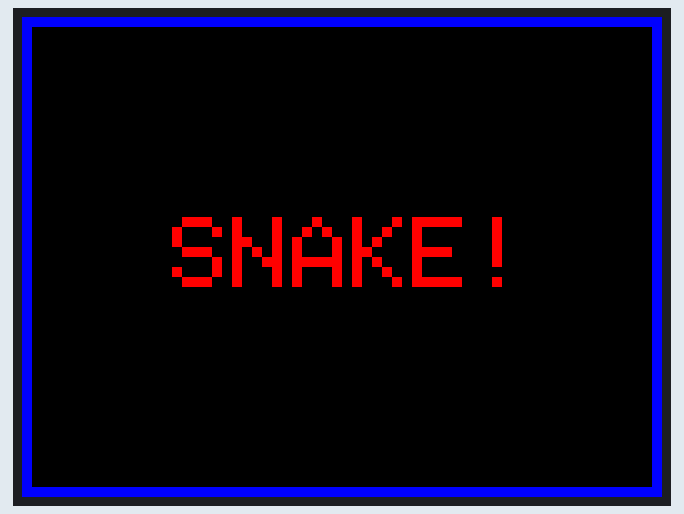
Simulated run of this sketch. Board: Arduino Uno, built with avr-gcc and run on an emulated ATmega328P. On the bench: 320×240 colour display. Random numbers use the default seed unless the sketch sets one; what the sketch prints to the serial monitor is not drawn.

Above: at 0.3 s.
At 6.37 s:
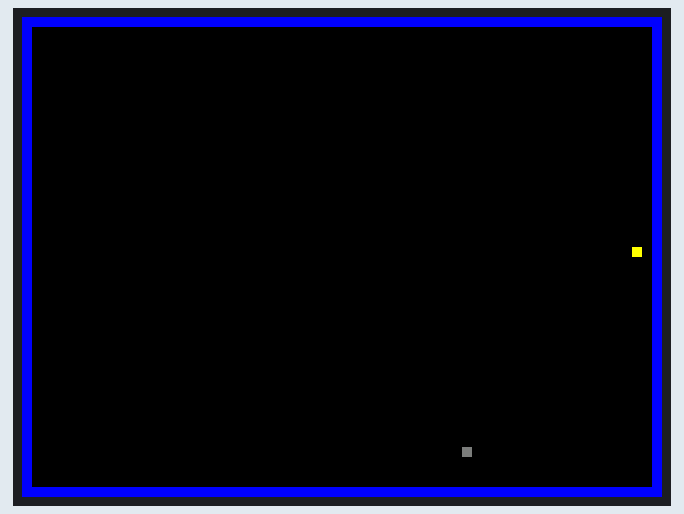
At 17.0 s:
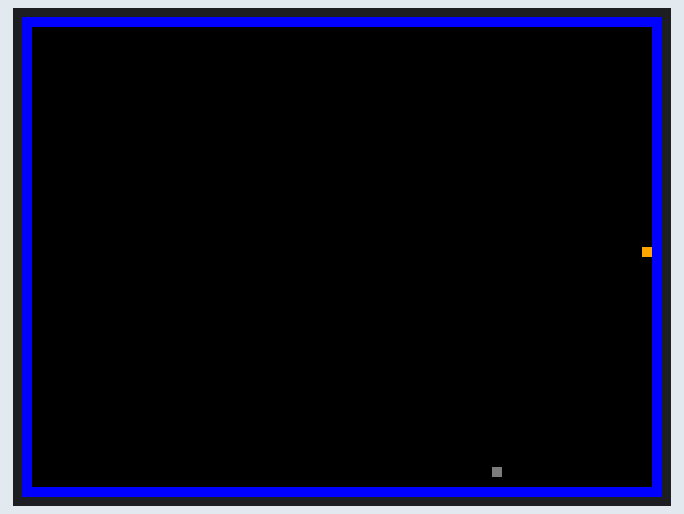
At 24.39 s:
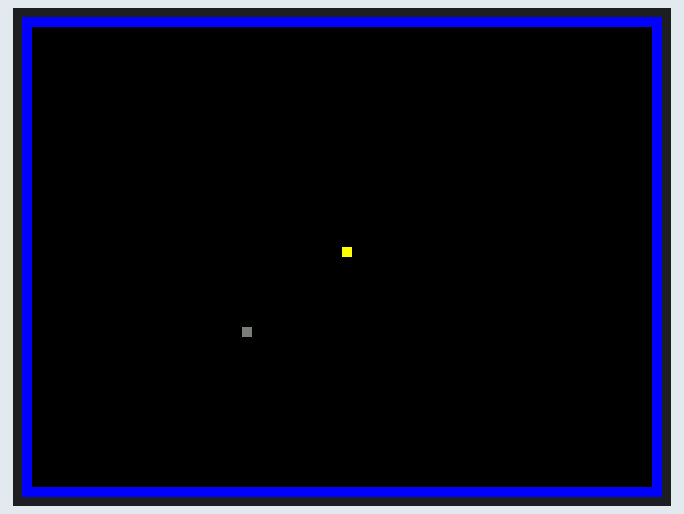
At 28.6 s:
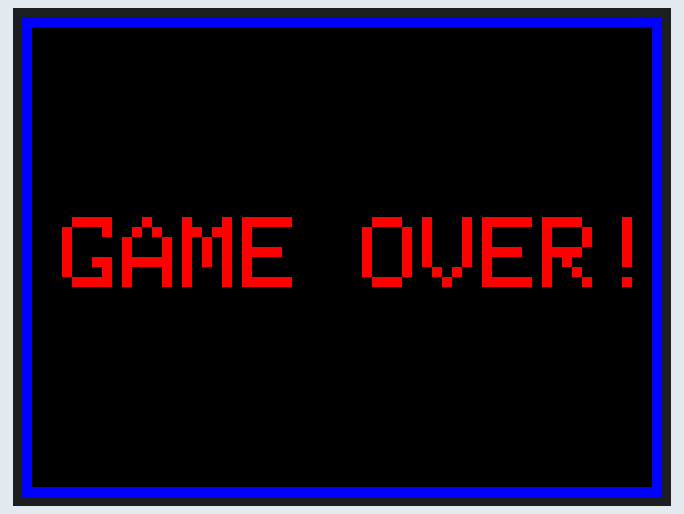
At 37.55 s:
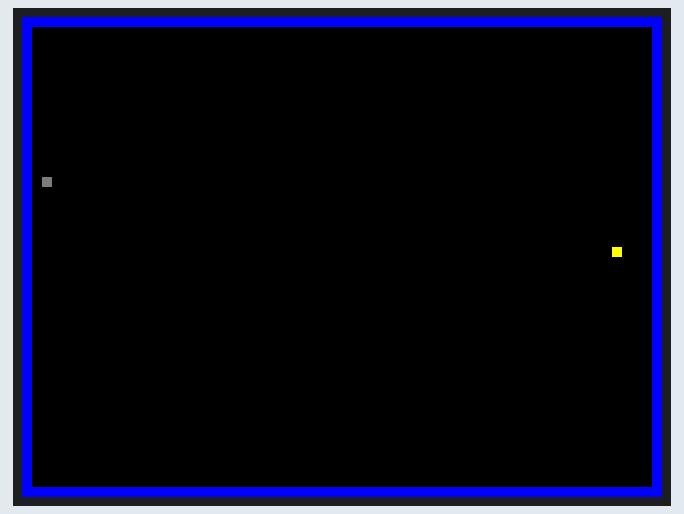

Measured:
- what the display in image 0 shows lasts 3.0 s, from 0.2 s to 3.2 s
- what the display in image 2 shows lasts 1.0 s, from 17.0 s to 18.0 s

The sketch:

snake_due.ino
```cpp
/************************************

  Play Snake on Arduino Due and Adafruit ILI9341

 ****************************************************/

#include "SPI.h"
#include "Adafruit_GFX.h"
#include "Adafruit_ILI9341.h"

// For the Adafruit shield, these are the default.
#define TFT_DC 9
#define TFT_CS 10

// Use hardware SPI (on Uno, #13, #12, #11) and the above for CS/DC
Adafruit_ILI9341 tft = Adafruit_ILI9341(TFT_CS, TFT_DC);

uint16_t WIDTH, HEIGHT, MIN_SNAKE_X, MIN_SNAKE_Y, MAX_SNAKE_X, MAX_SNAKE_Y;


////////////////////////////// MOVEMEMNT ///////////////////////


enum class Direction {
  DIR_LEFT,
  DIR_RIGHT,
  DIR_UP,
  DIR_DOWN
};


struct Position {
  uint16_t x;
  uint16_t y;

  static Position createRandomPosition() {
    Position pos;
    pos.x = random(MIN_SNAKE_X, MAX_SNAKE_X);
    pos.y = random(MIN_SNAKE_Y, MAX_SNAKE_Y);
    pos.alignToGrid();
    return pos;
  }

  void alignToGrid() {
    if(x%5 != 0)
      x-=(x%5);
    if(y%5 != 0)
      y-=(y%5);
  }

  bool operator==(const Position& p) {
    if(p.x == x && p.y == y)
      return true;
    return  false;
  }
};


Direction input;


//////////////////////////// GAME OBJECTS //////////////////

class SnakeLimb {
 public:
  Position pos;
  Position previousPos;
  uint16_t w=5;
  bool healthy;
  bool isHead;
  bool isTail;

  void draw(Adafruit_ILI9341 &tft) {
    /* x, y ->.___
     *        |   |
     *        |___|
     */

    //erase previous
    if(isTail) {
      tft.fillRect(previousPos.x, previousPos.y, w, w, ILI9341_BLACK);
    }


    //draw current
    if(healthy) {
      if(isHead) {
        tft.fillRect(pos.x, pos.y, w, w, ILI9341_YELLOW);
      }
      else {
        tft.fillRect(pos.x, pos.y, w, w, ILI9341_GREEN);
      }
    } else {
      if(isHead) {
        tft.fillRect(pos.x, pos.y, w, w, ILI9341_ORANGE);
      }
      else {
        tft.fillRect(pos.x, pos.y, w, w, ILI9341_RED);
      }
    }
  }
};


class Snake {
public:
  Direction direction;
  Position pos;

  Snake() {

  }

  void init(Position initPos, Direction dir) {
    pos = initPos;
    direction = dir;
    input = dir;
    head=0;
    nrOfLimps=1;
    limbAdded=false;
    limbs[head].pos = pos;
    limbs[head].previousPos = limbs[head].pos;
    limbs[head].healthy = true;
    limbs[head].isHead = true;
    limbs[head].isTail = true;
  }

  void updatePos(Position newPos) {
    pos = newPos;

    //update head
    limbs[head].previousPos = limbs[head].pos;
    limbs[head].pos = pos;

    //update others
    for(uint16_t i=1; i<nrOfLimps; i++) {
      //check if previous tail has moved enough to uncover the new tail
      if(limbs[i].isTail && limbAdded==true) {
        if(limbs[i].pos.x == limbs[i-1].pos.x) {
            if(limbs[i].pos.y < limbs[i-1].pos.y+5 || limbs[i].pos.y > limbs[i-1].pos.y-5)
              limbAdded=false;
        }
        if(limbs[i].pos.y == limbs[i-1].pos.y) {
            if(limbs[i].pos.x < limbs[i-1].pos.x+5 || limbs[i].pos.x > limbs[i-1].pos.x-5)
              limbAdded=false;
        }
      }

      //update
      if(!limbs[i].isTail || limbAdded==false) {
        limbs[i].previousPos = limbs[i].pos;
        limbs[i].pos = limbs[i-1].previousPos;
      }

    }
  }

  void draw(Adafruit_ILI9341 &tft) {
    for(uint16_t i=0; i<nrOfLimps; i++) {
      limbs[i].draw(tft);
    }
  }

  void updateHealth(bool isAlive) {
    for(uint16_t i=0; i<nrOfLimps; i++) {
      limbs[i].healthy = isAlive;
    }
  }

  void addLimb() {
    //make current last limb no longer tail
    limbs[nrOfLimps-1].isTail = false;

    nrOfLimps++;

    limbs[nrOfLimps-1].pos = limbs[nrOfLimps-2].pos;
    limbs[nrOfLimps-1].previousPos = limbs[nrOfLimps-2].previousPos;
    limbs[nrOfLimps-1].isTail = true;
    limbs[nrOfLimps-1].healthy = true;
    limbAdded = true;
  }

  bool canTurnLeft() {
    if((direction == Direction::DIR_UP || direction == Direction::DIR_DOWN)) {
      return true;
    }
    return false;
  }

  bool canTurnRight() {
    if((direction == Direction::DIR_UP || direction == Direction::DIR_DOWN)) {
      return true;
    }
    return false;
  }

  bool canTurnUp() {
    if((direction == Direction::DIR_LEFT || direction == Direction::DIR_RIGHT)) {
      return true;
    }
    return false;
  }

  bool canTurnDown() {
    if((direction == Direction::DIR_LEFT || direction == Direction::DIR_RIGHT)) {
      return true;;
    }
    return false;
  }

  bool hasBodyAtPosition(Position p) {
    for(uint16_t i=1; i<nrOfLimps; i++) {
      if(limbs[i].pos == p)
        return true;
    }
    return false;
  }


private:
  SnakeLimb limbs[100];
  uint16_t nrOfLimps;
  uint16_t head;
  uint8_t limbAdded;
};

struct Snake snake;


struct Food {
  Position pos;
  uint16_t color = ILI9341_DARKGREY;
  uint16_t w=5;

  void draw(Adafruit_ILI9341 &tft) {
    //draw current
    tft.fillRect(pos.x, pos.y, w, w, color);
  }
};

struct Food food;


////////////////// GAME ENGINE/////////////////

struct GameClock {
  unsigned long microsElapsed;

  GameClock(unsigned long updateIntervalMillis) {
    updateIntervalMicros = updateIntervalMillis*1000;
    microsElapsed = 0;
  }

  bool hasElapsed() {
    unsigned long now = micros(); //overflows each 70 minutes after machine boot
    if(now < lastMicros+updateIntervalMicros)
      return false;
    microsElapsed = now - lastMicros;
    lastMicros = now;
    return true;
  }

  void reset() {
    microsElapsed = 0;
    lastMicros = micros();
  }

private:
  unsigned long lastMicros;
  unsigned long updateIntervalMicros;
};


struct GameClock inputClock(50); //in millis
struct GameClock logicClock(100); //in millis, degrease value to increase game speed
struct GameClock renderClock(15); //in millis


///////////////// MAIN ///////////////


void setup() {
  Serial.begin(115200);
  Serial.println("ILI9341 Test!");

  tft.begin();
  readDiag();

  // if analog input pin 0 is unconnected, random analog
  // noise will cause the call to randomSeed() to generate
  // different seed numbers each time the sketch runs.
  // randomSeed() will then shuffle the random function.
  randomSeed(analogRead(0));
}

void readDiag() {
  // read diagnostics (optional but can help debug problems)
  uint8_t x = tft.readcommand8(ILI9341_RDMODE);
  Serial.print("Display Power Mode: 0x"); Serial.println(x, HEX);
  x = tft.readcommand8(ILI9341_RDMADCTL);
  Serial.print("MADCTL Mode: 0x"); Serial.println(x, HEX);
  x = tft.readcommand8(ILI9341_RDPIXFMT);
  Serial.print("Pixel Format: 0x"); Serial.println(x, HEX);
  x = tft.readcommand8(ILI9341_RDIMGFMT);
  Serial.print("Image Format: 0x"); Serial.println(x, HEX);
  x = tft.readcommand8(ILI9341_RDSELFDIAG);
  Serial.print("Self Diagnostic: 0x"); Serial.println(x, HEX);

  tft.setRotation(3);
  WIDTH = tft.width();
  HEIGHT = tft.height();
  MIN_SNAKE_X = 5;
  MIN_SNAKE_Y = 5;
  MAX_SNAKE_X = WIDTH-10;
  MAX_SNAKE_Y = HEIGHT-10;
}

void loop() {
  drawIntro();
  drawInitialWorld();

  logicClock.reset();
  inputClock.reset();
  renderClock.reset();

  playGame();

  drawEndGame();
}


////////////////// INTRO /////////////////

void drawWalls() {
  tft.fillRect(0, 0, WIDTH, 5, ILI9341_BLUE);
  tft.fillRect(0, 0, 5, HEIGHT, ILI9341_BLUE);
  tft.fillRect(0, HEIGHT-5, WIDTH, 5, ILI9341_BLUE);
  tft.fillRect(WIDTH-5, 0, 5, HEIGHT, ILI9341_BLUE);
}

void drawIntro() {
  tft.fillScreen(ILI9341_BLACK);
  yield();

  drawWalls();
  tft.setCursor(75, 100);
  tft.setTextColor(ILI9341_RED);
  tft.setTextSize(5);
  tft.println("SNAKE!");
  delay(3*1000);
}

void drawInitialWorld() {
  tft.fillScreen(ILI9341_BLACK);
  yield();

  //set snake start point
  Position snakePos = { (WIDTH/2)-2, (HEIGHT/2)-2 };
  snakePos.alignToGrid();
  snake.init( snakePos, Direction::DIR_RIGHT );
  snake.draw(tft);

  createRandomFood();
  food.draw(tft);

  drawWalls();
}


//////////////////// END GAME //////////////////////////

void drawEndGame() {
  //show dead snake
  delay(1*1000);

  //show game over
  tft.fillScreen(ILI9341_BLACK);
  yield();

  drawWalls();
  tft.setCursor(20, 100);
  tft.setTextColor(ILI9341_RED);
  tft.setTextSize(5);
  tft.println("GAME OVER!");
  delay(3*1000);
}


/////////////////////// GAME LOOP /////////////////////////

void playGame() {
  bool isEnded = false;

  while(!isEnded) {
    //1. process input
    handleInput();
    //2. update positions, perform collision detection, AI
    updateWorld(isEnded);
    //3. erase screen
    //  => we don't do this since it takes to much time, instead we'll erase what is no longer needed to render
    //4. render
    render(isEnded);
  }
}

void handleInput() {
  if(!inputClock.hasElapsed())
    return;
  scanInput();
}

void scanInput() {
  //detect input
  while (Serial.available() > 0) {
    // read incoming serial data:
    char inByte = Serial.read();

    switch (inByte) {
      case 'z': //UP
        input = Direction::DIR_UP;
        break;
      case 's': //DOWN
        input = Direction::DIR_DOWN;
        break;
      case 'q': //LEFT
        input = Direction::DIR_LEFT;
        break;
      case 'd': //RIGHT
        input = Direction::DIR_RIGHT;
        break;
    }
  }
}


void updateWorld(bool &isEnded) {
  if(!logicClock.hasElapsed())
    return;

  snake.direction = getNewDirection();

  Position pos = snake.pos;

  uint8_t pixelsToMove = 5;
  switch(snake.direction) {
    case Direction::DIR_UP:
      pos.y-=pixelsToMove;
      break;
    case Direction::DIR_DOWN:
      pos.y+=pixelsToMove;
      break;
    case Direction::DIR_LEFT:
      pos.x-=pixelsToMove;
      break;
    case Direction::DIR_RIGHT:
      pos.x+=pixelsToMove;
      break;
  }

  //collision detection: walls
  if( pos.x < MIN_SNAKE_X || pos.x > MAX_SNAKE_X || pos.y < MIN_SNAKE_Y || pos.y > MAX_SNAKE_Y) {
    isEnded = true;
    snake.updateHealth(false);
    return;
  }
  //collision detection: self
  if(snake.hasBodyAtPosition(pos)) {
    isEnded = true;
    snake.updateHealth(false);
    return;
  }

  snake.updatePos(pos);

  //collision detection: food
  if( pos.x == food.pos.x && pos.y == food.pos.y) { //NJAM!!
    createRandomFood();
    snake.addLimb();
  }
}


Direction getNewDirection() {
  switch (input) {
    case Direction::DIR_UP:
      if(snake.canTurnUp()) {   //only allow per 5 pixels movement
        return Direction::DIR_UP;
      }
      break;
    case Direction::DIR_DOWN:
      if(snake.canTurnDown()) {
        return Direction::DIR_DOWN;
      }
      break;
    case Direction::DIR_LEFT:
      if(snake.canTurnLeft()) {
        return Direction::DIR_LEFT;
      }
      break;
    case Direction::DIR_RIGHT:
      if(snake.canTurnRight()) {
        return Direction::DIR_RIGHT;
      }
      break;
  }
  return snake.direction;
}


void render(bool &isEnded) {
  if(!renderClock.hasElapsed() && !isEnded)
    return;

  food.draw(tft);

  snake.draw(tft);
}


void createRandomFood() {
  food.pos = Position::createRandomPosition();
}
```
